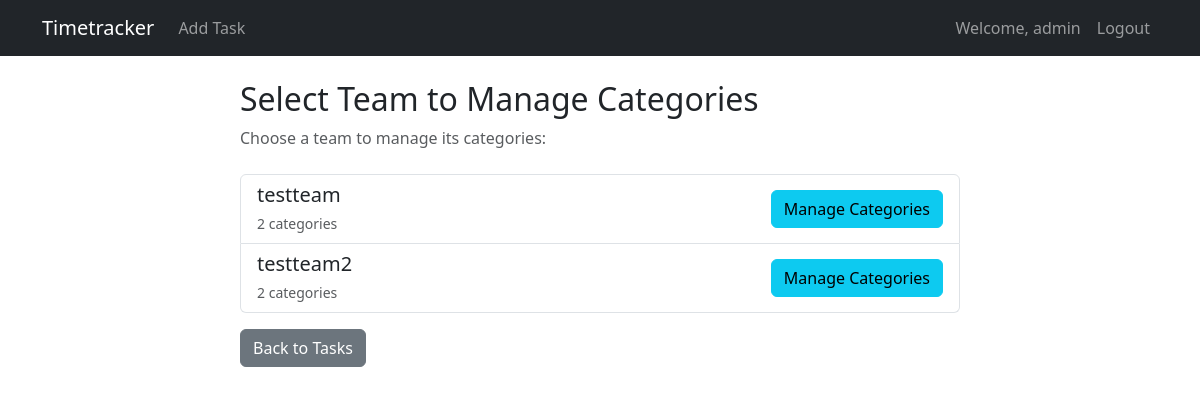
Screenshot of /timetracker/team/categories/ (signed in) with the database file from the repository.
### timetracker/models.py (models this page shows, shortened)
class Team(models.Model):
    name = models.CharField(max_length=100)
    manager = models.ForeignKey(User, on_delete=models.CASCADE, related_name='managed_teams')
    members = models.ManyToManyField(User, related_name='member_teams')
    created_at = models.DateTimeField(auto_now_add=True)
    updated_at = models.DateTimeField(auto_now=True)

### timetracker/views.py (the view)
# urls.py: path('team/categories/', views.select_team_categories, name='select_team_categories'),
@login_required
def select_team_categories(request):
    teams = Team.objects.filter(manager=request.user).order_by('name')
    return render(request, 'timetracker/select_team_categories.html', {
        'teams': teams,
    })

### timetracker/templates/timetracker/select_team_categories.html (shortened to what this page needs)
{% extends 'timetracker/base.html' %}
{% block content %}
<div class="container">
    <div class="row">
        <div class="col-md-8 offset-md-2">
            <h2>Select Team to Manage Categories</h2>
            <p class="text-muted mb-4">Choose a team to manage its categories:</p>
            <div class="list-group">
                {% for team in teams %}
                <a href="{% url 'timetracker:category_manage' team.id %}" class="list-group-item list-group-item-action">
                    <div class="d-flex w-100 justify-content-between align-items-center">
                        <div>
                            <h5 class="mb-1">{{ team.name }}</h5>
                            <small class="text-muted">
                                {{ team.categories.count }} categories
                            </small>
                        </div>
                        <span class="btn btn-info">
                             Manage Categories
                        </span>
                    </div>
                </a>
                {% empty %}
                <div class="alert alert-warning">
                    You are not managing any teams. Only team managers can manage categories.
                </div>
                {% endfor %}
            </div>
            <div class="mt-3">
                <a href="{% url 'timetracker:task_list' %}" class="btn btn-secondary">
                     Back to Tasks
                </a>
            </div>
        </div>
    </div>
</div>
{% endblock %}

### timetracker/templates/timetracker/base.html (shortened to what this page needs)
<!DOCTYPE html>
<html lang="en">
<head>
    <link href="https://cdn.jsdelivr.net/npm/bootstrap@5.3.0/dist/css/bootstrap.min.css" rel="stylesheet">
</head>
<body>
    <nav class="navbar navbar-expand-lg navbar-dark bg-dark">
        <div class="container">
            <a class="navbar-brand" href="{% url 'timetracker:task_list' %}">Timetracker</a>
            <div class="collapse navbar-collapse" id="navbarNav">
                <ul class="navbar-nav me-auto">
                    {% if user.is_authenticated %}
                    <li class="nav-item">
                        <a class="nav-link" href="{% url 'timetracker:select_team' %}">Add Task</a>
                    </li>
                    {% endif %}
                </ul>
                <ul class="navbar-nav">
                    {% if user.is_authenticated %}
                    <li class="nav-item">
                        <span class="nav-link">Welcome, {{ user.username }}</span>
                    </li>
                    <li class="nav-item">
                        <form method="post" action="{% url 'logout' %}" class="d-inline">
                            <button type="submit" class="btn btn-link nav-link">Logout</button>
                        </form>
                    </li>
                    {% else %}
                    <li class="nav-item">
                        <a class="nav-link" href="{% url 'login' %}">Login</a>
                    </li>
                    {% endif %}
                </ul>
            </div>
        </div>
    </nav>
    <div class="container mt-4">
        {% block content %}
        {% endblock %}
    </div>
</body>
</html>

### rows the page displays
Team: name "testteam", categories.count "2"
Team: name "testteam2", categories.count "2"

### other values shown
{{ user.username }} "admin"
